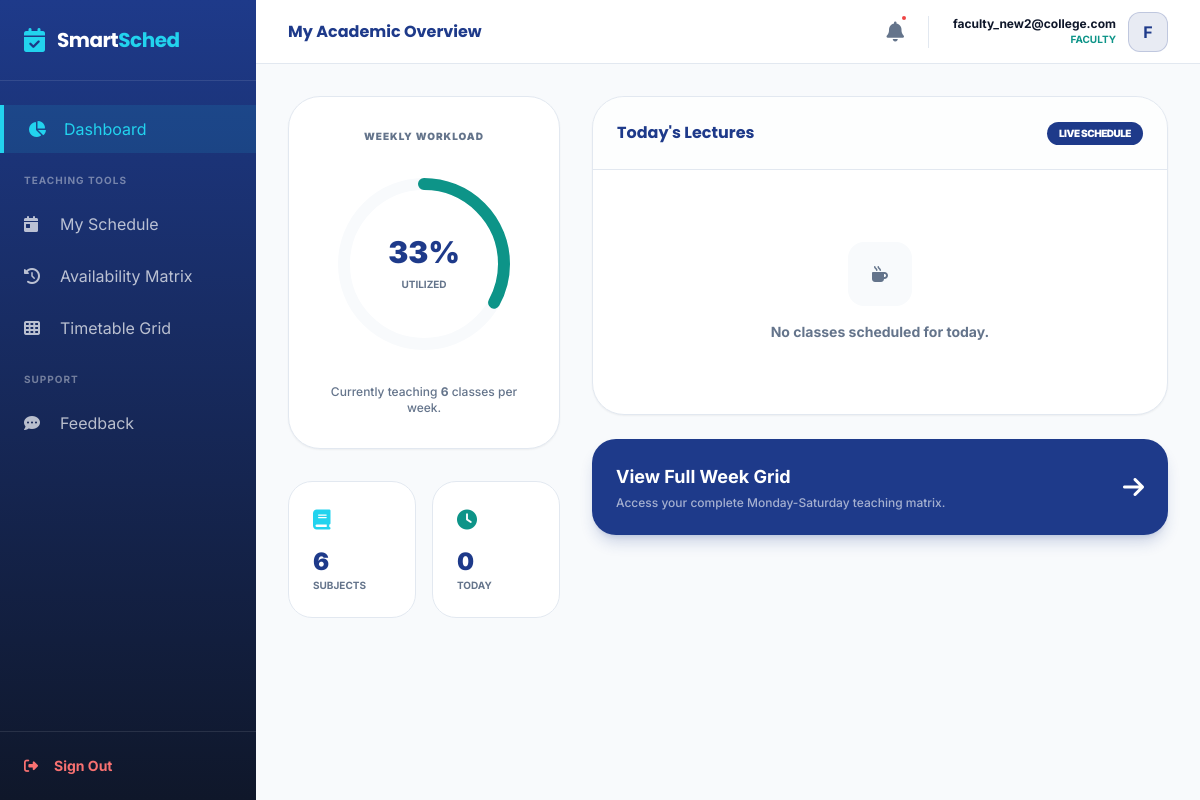
The page /faculty/dashboard/ (signed in) on the database its author committed.
### accounts/models.py (models this page shows, shortened)
class User(AbstractUser):
    ADMIN = 'admin'
    FACULTY = 'faculty'
    ROLE_CHOICES = [
        (ADMIN, 'Admin/HOD'),
        (FACULTY, 'Faculty/User'),
    ]
    username = None
    email = models.EmailField(unique=True)
    role = models.CharField(max_length=10, choices=ROLE_CHOICES, default=FACULTY)
    profile_picture = models.ImageField(upload_to='profiles/', null=True, blank=True)
    is_verified = models.BooleanField(default=False)
    login_count = models.PositiveIntegerField(default=0)
    USERNAME_FIELD = 'email'
    REQUIRED_FIELDS = []
    objects = CustomUserManager()

### faculty/views.py (the view)
# urls.py: path('dashboard/', views.faculty_dashboard, name='faculty_dashboard'),
@login_required
def faculty_dashboard(request):
    faculty_profile = Faculty.objects.filter(user=request.user).first()
    if not faculty_profile:
        messages.warning(request, "Faculty profile not found. Please contact Admin.")
        return render(request, 'faculty/faculty_dashboard.html', {'faculty': None})
    my_classes = TimetableEntry.objects.filter(faculty=faculty_profile).select_related('subject', 'classroom', 'timeslot')
    limit = faculty_profile.max_classes_per_week or 20
    current_load = my_classes.count()
    workload_percent = round((current_load / limit) * 100) if limit > 0 else 0
    workload_offset = 502.4 - (502.4 * (min(workload_percent, 100) / 100))
    day_name = datetime.datetime.now().strftime('%A').lower()
    today_classes = my_classes.filter(day=day_name).order_by('timeslot__start_time')
    context = {
        'faculty': faculty_profile,
        'my_classes': my_classes,
        'today_classes': today_classes,
        'workload_percent': workload_percent,
        'workload_offset': workload_offset,
        'total_subjects': my_classes.values('subject').distinct().count(),
    }
    return render(request, 'faculty/faculty_dashboard.html', context)

### templates/faculty/faculty_dashboard.html (shortened to what this page needs)
{% extends 'base_dashboard.html' %}
{% block header_title %}My Academic Overview{% endblock %}
{% block content %}
<div class="grid grid-cols-1 lg:grid-cols-3 gap-8 fade-in-up">
    <div class="space-y-8">
        <div class="bg-white p-8 rounded-[32px] border border-borderSubtle shadow-sm text-center">
            <h3 class="text-[10px] font-black uppercase text-textGray tracking-widest mb-6">Weekly Workload</h3>
            <div class="relative w-48 h-48 mx-auto flex items-center justify-center">
                <svg class="w-full h-full transform -rotate-90">
                    <circle cx="96" cy="96" r="80" stroke="currentColor" stroke-width="12" fill="transparent" class="text-bgSoft" />
                    <circle cx="96" cy="96" r="80" stroke="currentColor" stroke-width="12" fill="transparent"
                            stroke-dasharray="502.4" stroke-dashoffset="{{ workload_offset }}"
                            class="text-secondary transition-all duration-1000" stroke-linecap="round" />
                </svg>
                <div class="absolute text-center">
                    <span class="block text-3xl font-black text-primary">{{ workload_percent }}%</span>
                    <span class="text-[10px] font-bold text-textGray uppercase">Utilized</span>
                </div>
            </div>
            <p class="mt-6 text-xs text-textGray font-medium">
                Currently teaching <strong>{{ my_classes.count }}</strong> classes per week.
            </p>
        </div>
        <div class="grid grid-cols-2 gap-4">
            <div class="bg-white p-6 rounded-3xl border border-borderSubtle">
                <i class="fa-solid fa-book text-highlight mb-3 block text-xl"></i>
                <span class="text-2xl font-black text-primary">{{ total_subjects }}</span>
                <p class="text-[10px] font-bold text-textGray uppercase">Subjects</p>
            </div>
            <div class="bg-white p-6 rounded-3xl border border-borderSubtle">
                <i class="fa-solid fa-clock text-secondary mb-3 block text-xl"></i>
                <span class="text-2xl font-black text-primary">{{ today_classes.count }}</span>
                <p class="text-[10px] font-bold text-textGray uppercase">Today</p>
            </div>
        </div>
    </div>
    <div class="lg:col-span-2 space-y-6">
        <div class="bg-white rounded-[32px] border border-borderSubtle overflow-hidden shadow-sm">
            <div class="p-6 border-b border-borderSubtle flex justify-between items-center bg-bgSoft/30">
                <h3 class="font-display font-bold text-primary">Today's Lectures</h3>
                <span class="text-[10px] font-black bg-primary text-white px-3 py-1 rounded-full uppercase tracking-tighter">Live Schedule</span>
            </div>
            <div class="p-6">
                {% if today_classes %}
                    <div class="space-y-4">
                        {% for class in today_classes %}
                        <div class="flex items-center gap-6 p-4 rounded-2xl border border-borderSubtle hover:border-highlight/50 hover:bg-highlight/5 transition-all group">
                            <div class="text-center min-w-[80px]">
                                <span class="block text-sm font-black text-primary">{{ class.timeslot.start_time|time:"H:i" }}</span>
                                <span class="text-[9px] font-bold text-textGray uppercase">to {{ class.timeslot.end_time|time:"H:i" }}</span>
                            </div>
                            <div class="h-10 w-px bg-borderSubtle"></div>
                            <div class="flex-grow">
                                <h4 class="text-sm font-bold text-textDark group-hover:text-primary transition-colors">{{ class.subject.name }}</h4>
                                <p class="text-[10px] font-bold text-textGray uppercase tracking-wide">{{ class.subject.code }} • Section {{ class.section.name }}</p>
                            </div>
                            <div class="text-right">
                                <span class="inline-flex items-center gap-1.5 px-3 py-1 rounded-lg bg-bgSoft border border-borderSubtle text-[10px] font-black text-textDark">
                                    <i class="fa-solid fa-location-dot text-secondary"></i> {{ class.classroom.name }}
                                </span>
                            </div>
                        </div>
                        {% endfor %}
                    </div>
                {% else %}
                    <div class="py-12 text-center">
                        <div class="w-16 h-16 bg-bgSoft rounded-2xl flex items-center justify-center mx-auto mb-4">
                            <i class="fa-solid fa-mug-hot text-textGray"></i>
                        </div>
                        <p class="text-sm font-bold text-textGray">No classes scheduled for today.</p>
                    </div>
                {% endif %}
            </div>
        </div>
        <a href="{% url 'timetable_view' %}" class="block bg-primary p-6 rounded-[24px] text-white hover:scale-[1.01] transition-transform shadow-lg shadow-primary/20 group">
            <div class="flex justify-between items-center">
                <div>
                    <h4 class="font-bold text-lg">View Full Week Grid</h4>
                    <p class="text-white/60 text-xs mt-1 font-medium">Access your complete Monday-Saturday teaching matrix.</p>
                </div>
                <i class="fa-solid fa-arrow-right text-2xl group-hover:translate-x-2 transition-transform"></i>
            </div>
        </a>
    </div>
</div>
{% endblock %}

### templates/base_dashboard.html (shortened to what this page needs)
{% load static %}
<!DOCTYPE html>
<html lang="en">
<head>
    <script src="https://cdn.tailwindcss.com"></script>
    <link rel="stylesheet" href="https://cdnjs.cloudflare.com/ajax/libs/font-awesome/6.4.0/css/all.min.css">
</head>
<body class="bg-bgSoft font-sans text-textDark">
    <aside class="fixed inset-y-0 left-0 w-64 sidebar-gradient text-white hidden md:flex flex-col z-50">
        <div class="p-6 border-b border-white/10">
            <a href="/" class="flex items-center gap-3">
                <i class="fa-solid fa-calendar-check text-highlight text-2xl"></i>
                <span class="font-display text-xl font-bold tracking-tight">Smart<span
                        class="text-highlight">Sched</span></span>
            </a>
        </div>
        <nav class="flex-grow py-6 space-y-1">
            <a href="{% if user.role == 'admin' %}{% url 'admin_dashboard' %}{% else %}{% url 'user_dashboard' %}{% endif %}"
                class="flex items-center gap-4 px-6 py-3 hover:bg-white/5 transition-all {% if 'dashboard' in request.path %}nav-active{% endif %}">
                <i class="fa-solid fa-chart-pie w-5"></i> Dashboard
            </a>
            {% if user.role == 'admin' %}
            <div class="px-6 pt-4 pb-2 text-[10px] font-bold text-white/40 uppercase tracking-widest">Academic Core
            </div>
            <div class="px-6 pt-4 pb-2 text-[10px] font-bold text-white/40 uppercase tracking-widest">Academic Core
            </div>
            <a href="{% url 'department_list' %}"
                class="flex items-center gap-4 px-6 py-3 hover:bg-white/5 transition-all text-white/70 {% if 'department' in request.path %}nav-active{% endif %}">
                <i class="fa-solid fa-sitemap w-5"></i> Departments
            </a>
            <a href="{% url 'semester_add' %}"
                class="flex items-center gap-4 px-6 py-3 hover:bg-white/5 transition-all text-white/70 {% if 'semester' in request.path %}nav-active{% endif %}">
                <i class="fa-solid fa-layer-group w-5"></i> Semesters
            </a>
            <a href="{% url 'section_add' %}"
                class="flex items-center gap-4 px-6 py-3 hover:bg-white/5 transition-all text-white/70 {% if 'section' in request.path %}nav-active{% endif %}">
                <i class="fa-solid fa-users-rectangle w-5"></i> Sections
            </a>
            <a href="{% url 'classroom_list' %}"
                class="flex items-center gap-4 px-6 py-3 hover:bg-white/5 transition-all text-white/70 {% if 'classroom' in request.path %}nav-active{% endif %}">
                <i class="fa-solid fa-door-open w-5"></i> Classrooms
            </a>
            <a href="{% url 'subject_list' %}"
                class="flex items-center gap-4 px-6 py-3 hover:bg-white/5 transition-all text-white/70 {% if 'subject' in request.path %}nav-active{% endif %}">
                <i class="fa-solid fa-book w-5"></i> Subjects
            </a>
            <div class="px-6 pt-4 pb-2 text-[10px] font-bold text-white/40 uppercase tracking-widest">Planning</div>
            <a href="{% url 'faculty_list' %}"
                class="flex items-center gap-4 px-6 py-3 hover:bg-white/5 transition-all text-white/70 {% if 'faculty' in request.path %}nav-active{% endif %}">
                <i class="fa-solid fa-user-tie w-5"></i> Faculty
            </a>
            <a href="{% url 'generate_timetable' %}"
                class="flex items-center gap-4 px-6 py-3 hover:bg-white/5 transition-all text-white/70 {% if 'generate' in request.path %}nav-active{% endif %}">
                <i class="fa-solid fa-wand-magic-sparkles w-5"></i> Scheduler
            </a>
            {% else %}
            <div class="px-6 pt-4 pb-2 text-[10px] font-bold text-white/40 uppercase tracking-widest">Teaching Tools
            </div>
            <a href="{% url 'user_dashboard' %}"
                class="flex items-center gap-4 px-6 py-3 hover:bg-white/5 transition-all text-white/70 {% if 'user_dashboard' in request.resolver_match.url_name %}nav-active{% endif %}">
                <i class="fa-solid fa-calendar-day w-5"></i> My Schedule
            </a>
            <a href="{% url 'faculty_availability' %}"
                class="flex items-center gap-4 px-6 py-3 hover:bg-white/5 transition-all text-white/70 {% if 'availability' in request.path %}nav-active{% endif %}">
                <i class="fa-solid fa-clock-rotate-left w-5"></i> Availability Matrix
            </a>
            {% endif %}
            <a href="{% url 'timetable_view' %}"
                class="flex items-center gap-4 px-6 py-3 hover:bg-white/5 transition-all text-white/70 {% if 'view' in request.path and 'timetable' in request.path %}nav-active{% endif %}">
                <i class="fa-solid fa-table-cells w-5"></i> Timetable Grid
            </a>
            <div class="px-6 pt-4 pb-2 text-[10px] font-bold text-white/40 uppercase tracking-widest">Support</div>
            <a href="{% if user.role == 'admin' %}{% url 'admin_feedback_list' %}{% else %}{% url 'feedback_create' %}{% endif %}"
                class="flex items-center gap-4 px-6 py-3 hover:bg-white/5 transition-all text-white/70 {% if 'feedback' in request.path %}nav-active{% endif %}">
                <i class="fa-solid fa-comment-dots w-5"></i> Feedback
            </a>
        </nav>
        <div class="p-6 border-t border-white/10">
            <a href="{% url 'logout' %}"
                class="flex items-center gap-4 text-red-400 hover:text-red-300 text-sm font-bold transition-colors">
                <i class="fa-solid fa-right-from-bracket"></i> Sign Out
            </a>
        </div>
    </aside>
    <div class="md:ml-64 flex flex-col min-h-screen">
        <header
            class="h-16 bg-white border-b border-borderSubtle flex items-center justify-between px-8 sticky top-0 z-40">
            <h1 class="font-display font-bold text-primary">{% block header_title %}System Overview{% endblock %}</h1>
            <div class="flex items-center gap-6">
                <a href="{% url 'notification_list' %}"
                    class="relative text-textGray hover:text-primary transition-colors">
                    <i class="fa-solid fa-bell text-xl"></i>
                    {% if user.notifications.all %}
                    {% if not user.notifications.first.is_read %}
                    <span class="absolute -top-1 -right-1 w-2 h-2 bg-red-500 rounded-full border-2 border-white"></span>
                    {% endif %}
                    {% endif %}
                </a>
                <div class="flex items-center gap-3">
                    <div class="text-right hidden sm:block">
                        <p class="text-xs font-bold text-textDark">{{ user.email }}</p>
                        <p class="text-[10px] font-bold text-secondary uppercase">{{ user.role }}</p>
                    </div>
                    <div
                        class="w-10 h-10 bg-primary/10 rounded-xl flex items-center justify-center text-primary font-bold border border-primary/20">
                        {{ user.email|slice:":1"|upper }}
                    </div>
                </div>
            </div>
        </header>
        <main class="p-8">
            {% block content %}{% endblock %}
        </main>
    </div>
</body>
</html>

### templates/base_dashboard.html (style rules this page uses)
.sidebar-gradient { background: linear-gradient(180deg, #1E3A8A 0%, #0F172A 100%); }
.nav-active { background: rgba(34, 211, 238, 0.1); border-left: 4px solid #22D3EE; color: #22D3EE !important; }
.fade-in-up { animation: fadeInUp 0.5s ease-out forwards; }

### rows shown on the page
User: email "faculty_new2@college.com", role "FACULTY", email "F"

### other values the page prints
{{ workload_percent }} "33"
{{ my_classes.count }} "6"
{{ total_subjects }} "6"
{{ today_classes.count }} "0"
